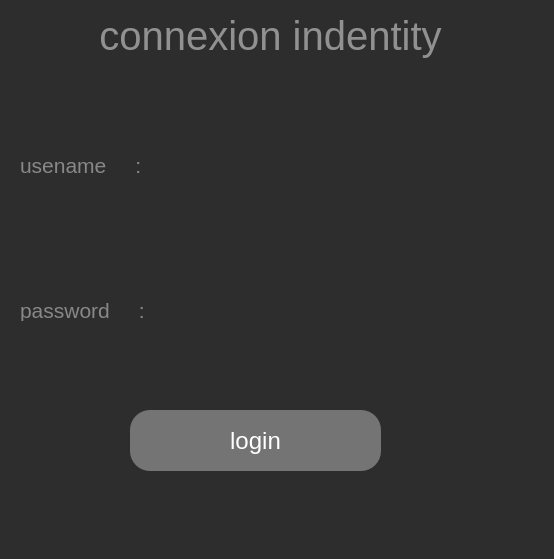
<?xml version="1.0" encoding="UTF-8"?>
<ui version="4.0">
 <class>MainWindow</class>
 <widget class="QMainWindow" name="MainWindow">
  <property name="geometry">
   <rect>
    <x>0</x>
    <y>0</y>
    <width>554</width>
    <height>559</height>
   </rect>
  </property>
  <property name="windowTitle">
   <string>MainWindow</string>
  </property>
  <property name="styleSheet">
   <string notr="true">background-color: rgb(45, 45, 45);</string>
  </property>
  <widget class="QWidget" name="centralwidget">
   <widget class="QLabel" name="label">
    <property name="geometry">
     <rect>
      <x>0</x>
      <y>10</y>
      <width>541</width>
      <height>51</height>
     </rect>
    </property>
    <property name="font">
     <font>
      <pointsize>30</pointsize>
     </font>
    </property>
    <property name="styleSheet">
     <string notr="true">Color: rgb(145, 145, 145);</string>
    </property>
    <property name="text">
     <string>connexion indentity</string>
    </property>
    <property name="alignment">
     <set>Qt::AlignCenter</set>
    </property>
   </widget>
   <widget class="QLabel" name="label_2">
    <property name="geometry">
     <rect>
      <x>20</x>
      <y>150</y>
      <width>161</width>
      <height>31</height>
     </rect>
    </property>
    <property name="font">
     <font>
      <pointsize>16</pointsize>
     </font>
    </property>
    <property name="styleSheet">
     <string notr="true">color:rgb(136, 136, 136);</string>
    </property>
    <property name="text">
     <string>usename     : </string>
    </property>
   </widget>
   <widget class="QLabel" name="label_3">
    <property name="geometry">
     <rect>
      <x>20</x>
      <y>300</y>
      <width>171</width>
      <height>21</height>
     </rect>
    </property>
    <property name="font">
     <font>
      <pointsize>16</pointsize>
     </font>
    </property>
    <property name="styleSheet">
     <string notr="true">color:rgb(136, 136, 136);</string>
    </property>
    <property name="text">
     <string>password     : </string>
    </property>
   </widget>
   <widget class="QPushButton" name="loginbutton">
    <property name="geometry">
     <rect>
      <x>130</x>
      <y>410</y>
      <width>251</width>
      <height>61</height>
     </rect>
    </property>
    <property name="font">
     <font>
      <pointsize>18</pointsize>
     </font>
    </property>
    <property name="styleSheet">
     <string notr="true">background:rgb(116,116,116);
color: white;
border-radius: 20px;
padding: 5px;</string>
    </property>
    <property name="text">
     <string>login</string>
    </property>
   </widget>
   <widget class="QLabel" name="username">
    <property name="geometry">
     <rect>
      <x>220</x>
      <y>140</y>
      <width>311</width>
      <height>41</height>
     </rect>
    </property>
    <property name="font">
     <font>
      <pointsize>16</pointsize>
     </font>
    </property>
    <property name="styleSheet">
     <string notr="true">color:rgb(136, 136, 136);</string>
    </property>
    <property name="text">
     <string/>
    </property>
   </widget>
   <widget class="QLabel" name="password">
    <property name="geometry">
     <rect>
      <x>220</x>
      <y>290</y>
      <width>311</width>
      <height>41</height>
     </rect>
    </property>
    <property name="font">
     <font>
      <pointsize>16</pointsize>
      <weight>75</weight>
      <bold>true</bold>
     </font>
    </property>
    <property name="text">
     <string/>
    </property>
   </widget>
  </widget>
  <widget class="QMenuBar" name="menubar">
   <property name="geometry">
    <rect>
     <x>0</x>
     <y>0</y>
     <width>554</width>
     <height>21</height>
    </rect>
   </property>
  </widget>
  <widget class="QStatusBar" name="statusbar"/>
 </widget>
 <resources/>
 <connections/>
</ui>
